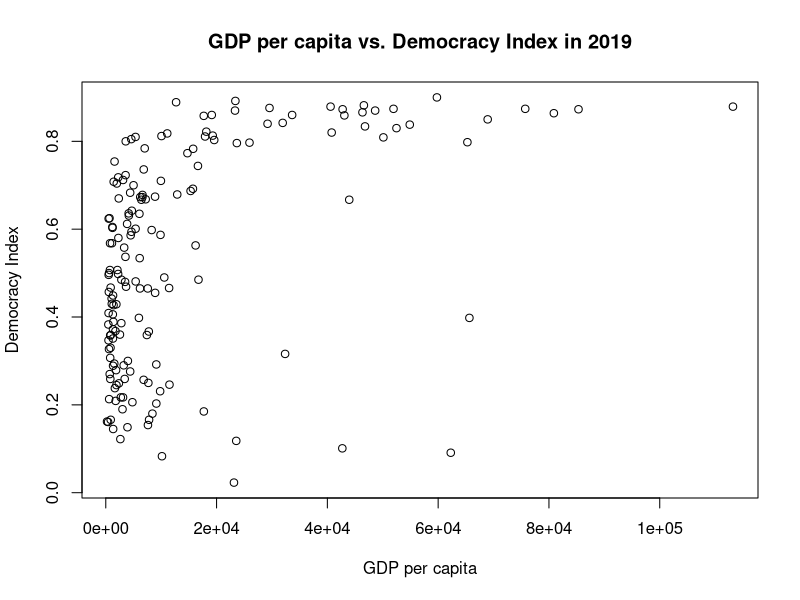
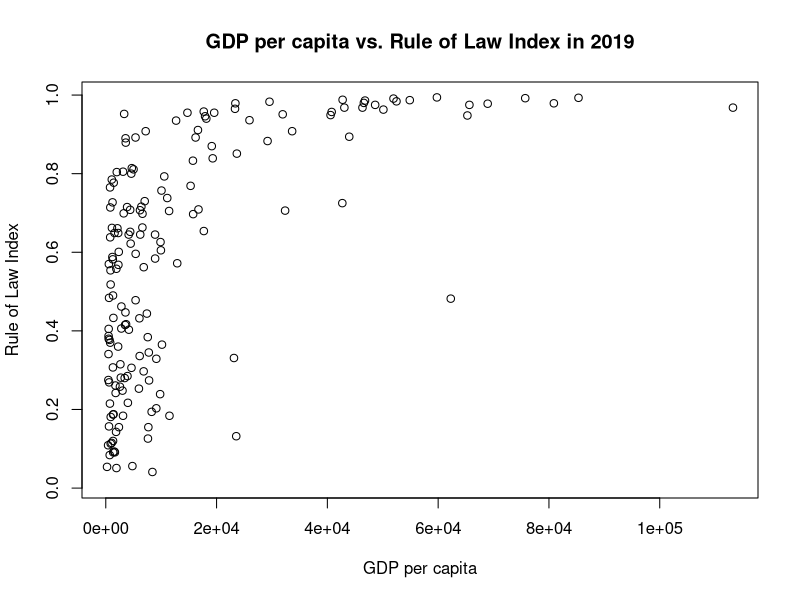
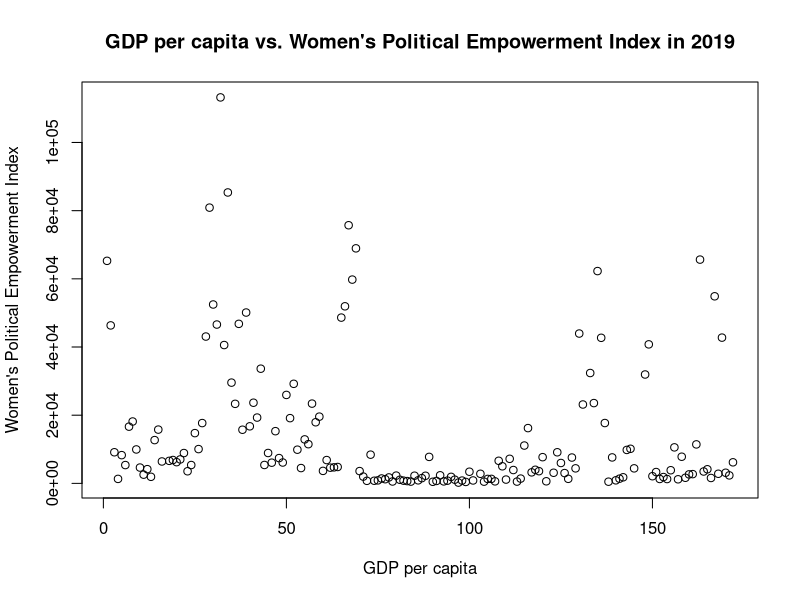
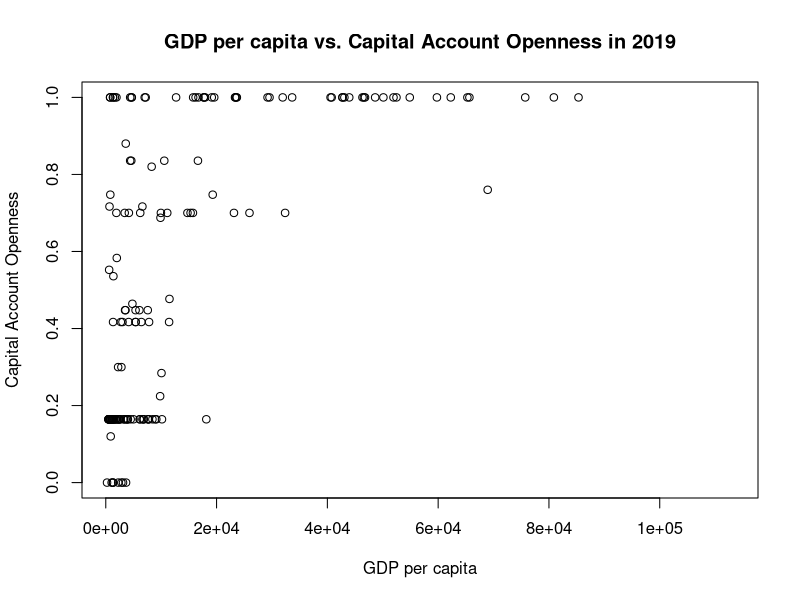
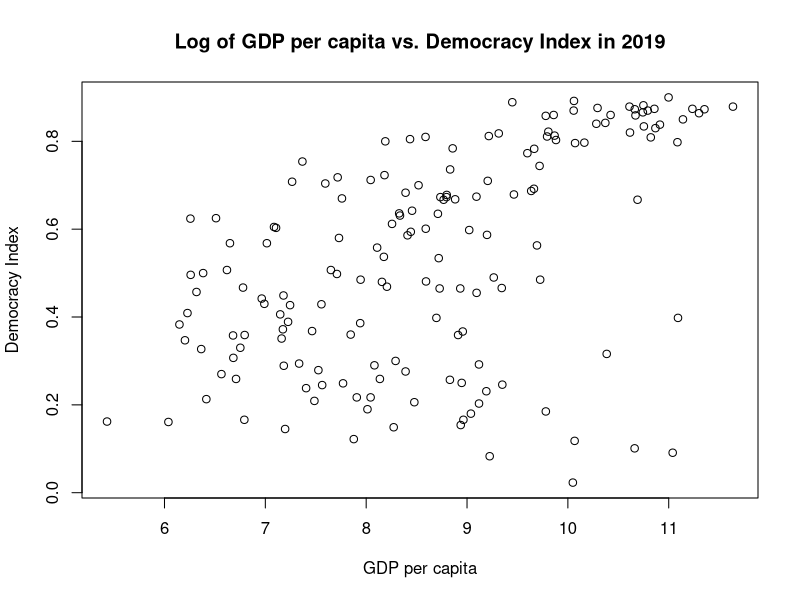
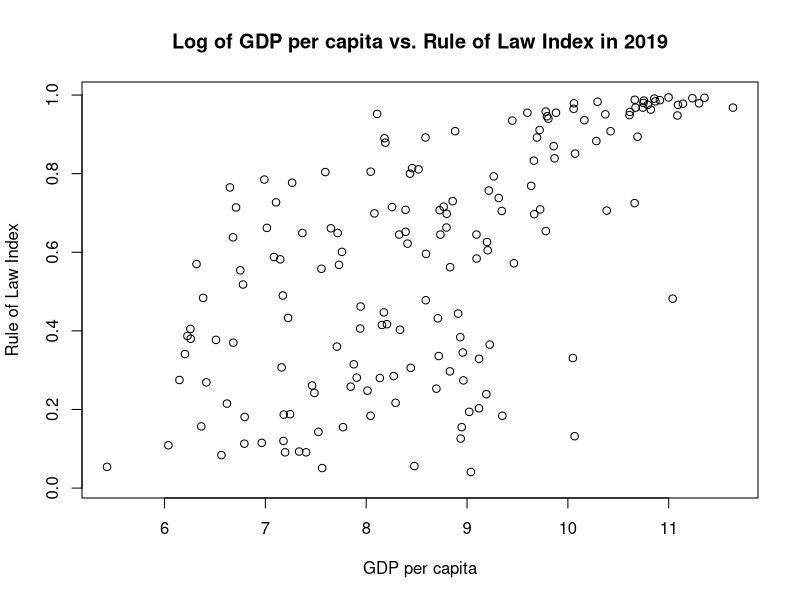
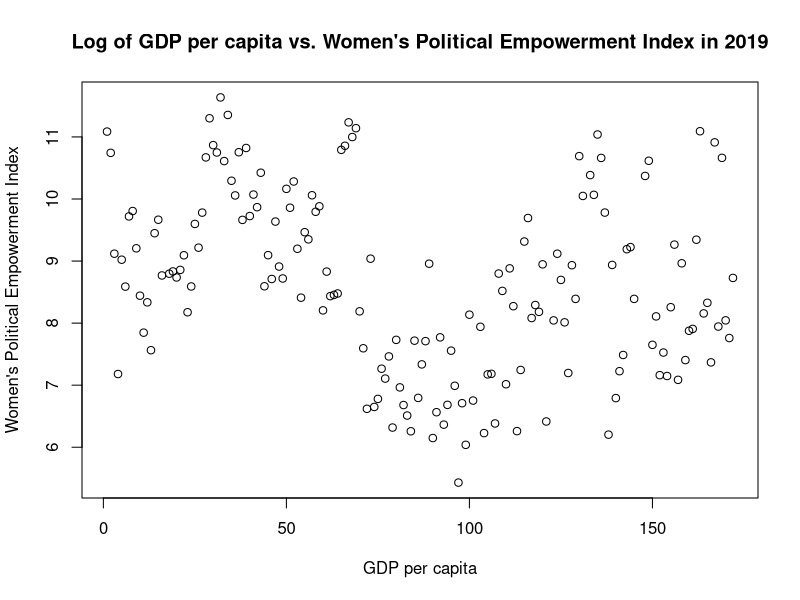
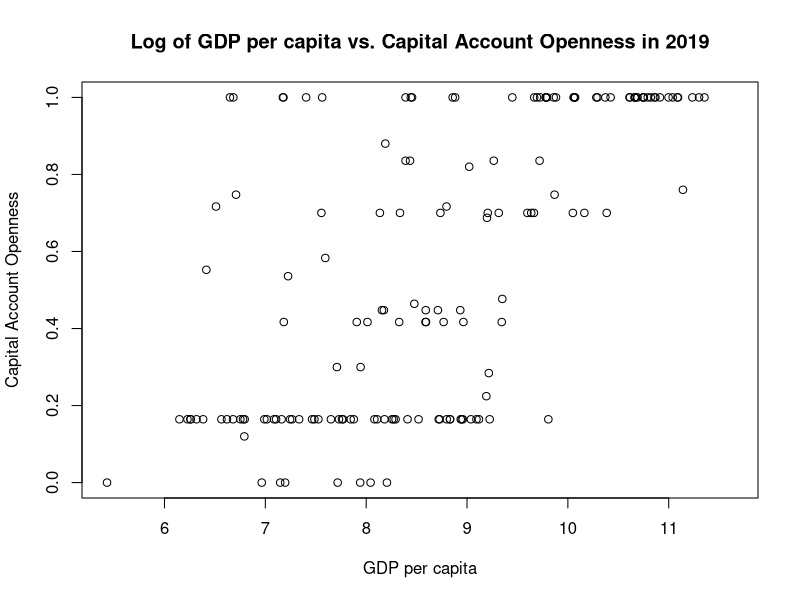

These charts were generated, in order, by the following R code: (Note: this script raises an error after producing the figures.)
## ---- chunk 1
fdi <- read.csv("fdi_data.csv")
## ---- chunk 2
fdi$wto <- as.logical(fdi$wto)
fdi$alliance_US <- as.logical(fdi$alliance_US)
fdi$alliance_RU <- as.logical(fdi$alliance_RU)
fdi$conflict <- as.logical(fdi$conflict)
fdi$conflict_intensity <- ifelse(fdi$conflict_intensity == 1, "minor", "major")
fdi$conflict_type[fdi$conflict_type == 0] <- "no conflict"
fdi$conflict_type[fdi$conflict_type == 1] <- "extrasystemic"
fdi$conflict_type[fdi$conflict_type == 2] <- "interstate"
fdi$conflict_type[fdi$conflict_type == 3] <- "intrastate"
fdi$conflict_type[fdi$conflict_type == 4] <- "internationalized intrastate"
dim(fdi)
head(fdi)
fdi_2019 <- fdi[fdi$year == 2019,]
dim(fdi_2019)
head(fdi_2019)
## ---- chunk 3
# create scatterplot of gdp per capita vs. democracy index in 2019
plot(fdi_2019$gdppc, fdi_2019$v2x_polyarchy, xlab="GDP per capita", ylab="Democracy Index")
title("GDP per capita vs. Democracy Index in 2019")

# create scatterplot of gdp per capita vs. rule of law index in 2019
plot(fdi_2019$gdppc, fdi_2019$v2x_rule, xlab="GDP per capita", ylab="Rule of Law Index")
title("GDP per capita vs. Rule of Law Index in 2019")

# create scatterplot of gdp per capita vs. women's policital empowerment in 2019
plot(fdi_2019$gdppc, fdi_2019$v2x_gender, xlab="GDP per capita", ylab="Women's Political Empowerment Index")
title("GDP per capita vs. Women's Political Empowerment Index in 2019")

# create scatterplot of gdp per capita vs. measure of capital account openness

plot(fdi_2019$gdppc, fdi_2019$ka_open, xlab="GDP per capita", ylab="Capital Account Openness")
title("GDP per capita vs. Capital Account Openness in 2019")

## ---- chunk 4
fdi_2019$log_gdppc <- log(fdi_2019$gdppc)
# create scatterplot of gdp per capita vs. democracy index in 2019
plot(fdi_2019$log_gdppc, fdi_2019$v2x_polyarchy, xlab="GDP per capita", ylab="Democracy Index")
title("Log of GDP per capita vs. Democracy Index in 2019")

# create scatterplot of gdp per capita vs. rule of law index in 2019
plot(fdi_2019$log_gdppc, fdi_2019$v2x_rule, xlab="GDP per capita", ylab="Rule of Law Index")
title("Log of GDP per capita vs. Rule of Law Index in 2019")

# create scatterplot of gdp per capita vs. women's policital empowerment in 2019
plot(fdi_2019$log_gdppc, fdi_2019$v2x_gender, xlab="GDP per capita", ylab="Women's Political Empowerment Index")
title("Log of GDP per capita vs. Women's Political Empowerment Index in 2019")

# create scatterplot of gdp per capita vs. measure of capital account openness
plot(fdi_2019$log_gdppc, fdi_2019$ka_open, xlab="GDP per capita", ylab="Capital Account Openness")
title("Log of GDP per capita vs. Capital Account Openness in 2019")
## ---- chunk 5
fdi_2019
# Create a dataframe with just two columns for target variables
gddpc_ttest_data <- data.frame(fdi_2019$conflict, fdi_2019$gdppc)

# Remove rows with missing values in any column of data frame
gddpc_ttest_data<- gddpc_ttest_data[complete.cases(gddpc_ttest_data),]

colnames(gddpc_ttest_data) <- c("Conflict", "GDP Per Capita")
(ttest <- t.test(gddpc_ttest_data$"GDP Per Capita" ~ gddpc_ttest_data$"Conflict", conf.level = .99))
## ---- chunk 6
set.seed(230)

N <- 10000
bootstrapped_conflict <- rep(NA, N)
for (i in 1:N) {
  bootstrapped_conflict[i] <- mean(sample(gddpc_ttest_data$gdppc[gddpc_ttest_data$conflict == TRUE],
                   sum(gddpc_ttest_data$conflict == TRUE), replace = TRUE))
}
qLeft <- quantile(bootstrapped_conflict, c(0.025, 0.975))
paste0("The 95% bootstrapped confidence interval for countries with conflict is (", qLeft[1], ", ", qLeft[2], ")")

bottstrapped_no_conflict <- rep(NA, N)
for (i in 1:N) {
  bottstrapped_no_conflict[i] <- mean(sample(gddpc_ttest_data$gdppc[gddpc_ttest_data$conflict == FALSE],
                   sum(gddpc_ttest_data$conflict == FALSE), replace = TRUE))
}
qRight <- quantile(bottstrapped_no_conflict, c(0.025, 0.975))
paste0("The 95% bootstrapped confidence interval for countries with conflict is (", qRight[1], ", ", qRight[2], ")")
## ---- chunk 7
fdi_anova <- fdi_2019[c("gdppc", "conflict_intensity", "conflict_type")]
fdi_anova <- fdi_anova[complete.cases(fdi_anova),]

